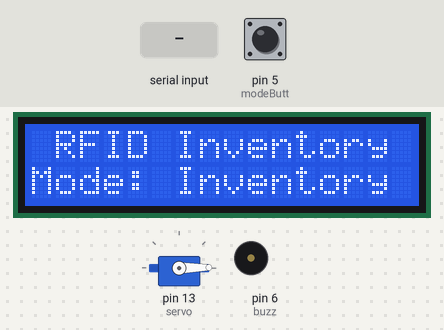
Bench run of a sketch on a simulated Arduino Uno, built with avr-gcc and run on an emulated ATmega328P. On the bench: 16×2 character LCD, servo, buzzer (waves = sounding, pin HIGH). Inputs (shaded band) come from the test bench; at power-on: pin 5 (modeButt) LOW. What the sketch prints to the serial monitor is not drawn.

Above: at 1.3 s.
1.4 s: pin 5 (modeButt) pulled HIGH for 3.2 s
At 6.1 s:
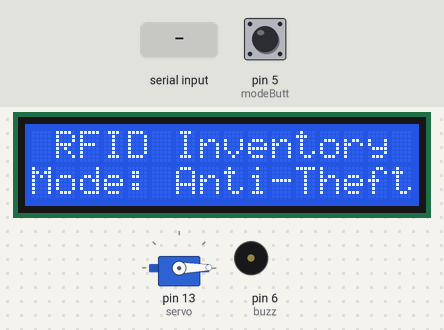
6.4 s: "BEEP" received over Serial
At 8.2 s:
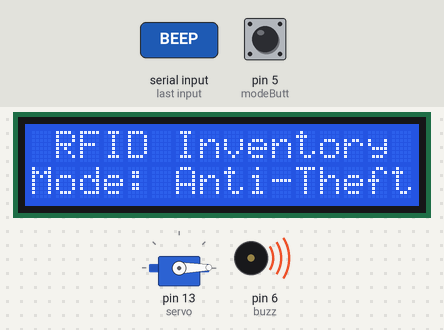
9.4 s: "LOCK" received over Serial
At 11.6 s:
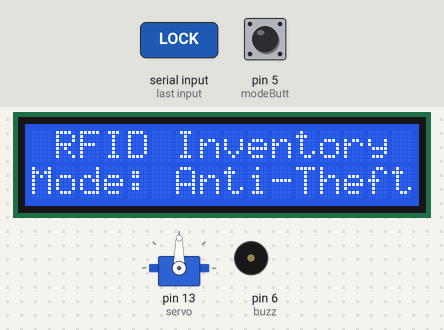
11.9 s: pin 5 (modeButt) pulled HIGH for 0.15 s
At 13.5 s:
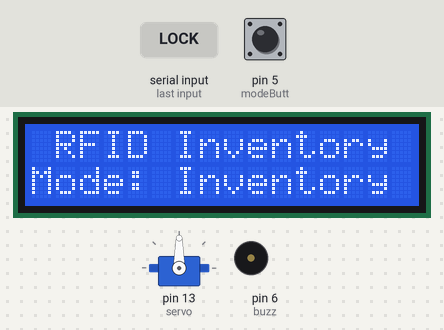
13.9 s: "BEEP" received over Serial
At 15.2 s:
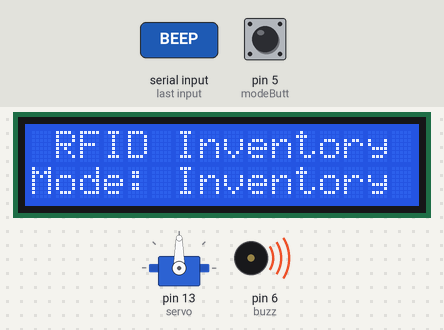
16.9 s: "UNLOCK" received over Serial
At 18.8 s:
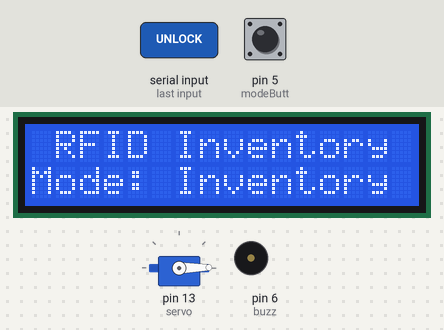
Timing chart, 0 to 20.3 s (numbered marks = the images above; inputs shaded):
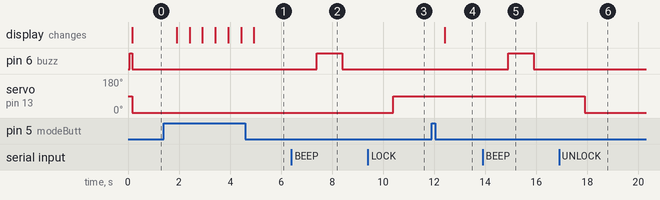

Measured:
- after the input at 1.4 s, the display: changes after 0.51 s (image 1)
- after the input at 6.4 s, pin 6 (buzz): LOW → HIGH after 1.0 s, → LOW 1.0 s later
- after the input at 9.4 s, servo on pin 13 (servo): 1° → 90° after 1.0 s
- after the input at 11.9 s, the display: changes after 0.51 s (image 4)
- after the input at 13.9 s, pin 6 (buzz): LOW → HIGH after 1.0 s, → LOW 1.0 s later
- after the input at 16.9 s, servo on pin 13 (servo): 90° → 1° after 1.0 s

The sketch:

inventory.ino
```cpp
#include <LiquidCrystal.h>
#include <Servo.h>

#define modeButt 5
#define buzz 6

LiquidCrystal lcd(12, 11, 10, 9, 8, 7);
Servo servo;

bool mode = 0;

void setup() {
  Serial.begin(9600);
  lcd.begin(16, 2);
  servo.attach(13);

  pinMode(modeButt, INPUT);
  pinMode(buzz, OUTPUT);

  beep(100);
  servo.write(1);
}

void loop() {
  lcd.setCursor(0, 0);
  lcd.print(" RFID Inventory ");

  lcd.setCursor(0, 1);
  if(mode == 0) lcd.print("Mode: Inventory ");
  else lcd.print("Mode: Anti-Theft");

  if(digitalRead(modeButt)){
    if(mode == 0) {
      mode = 1;
      Serial.println("ANTITHEFT");
    }
    else {
      mode = 0;
      Serial.println("INVENTORY");
    }
    delay(500);
  }

  if(Serial.available()){
    String t = Serial.readString();
    if(t.indexOf("UNLOCK") != -1) servo.write(1);
    else if(t.indexOf("BEEP") != -1) beep(1000);
    else if(t.indexOf("LOCK") != -1) servo.write(90);
  }
}

void beep(int d){
  digitalWrite(buzz, 1);
  delay(d);
  digitalWrite(buzz, 0);
}
```
